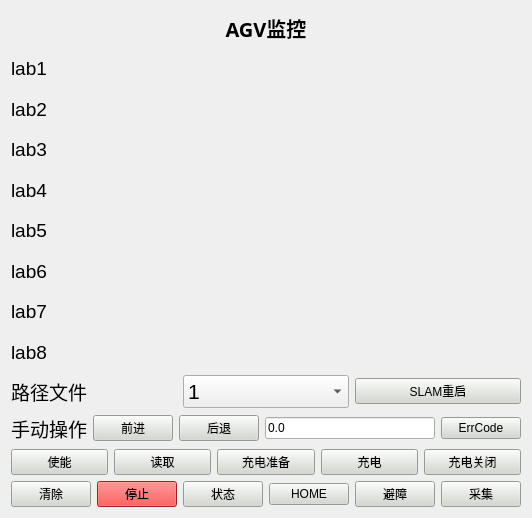
<?xml version="1.0" encoding="UTF-8"?>
<ui version="4.0">
 <class>Panel_Global_Plan_Sim</class>
 <widget class="QWidget" name="Panel_Global_Plan_Sim">
  <property name="geometry">
   <rect>
    <x>0</x>
    <y>0</y>
    <width>532</width>
    <height>518</height>
   </rect>
  </property>
  <property name="windowTitle">
   <string>伺服转台</string>
  </property>
  <layout class="QVBoxLayout" name="verticalLayout">
   <item>
    <layout class="QVBoxLayout" name="verticalLayout_2">
     <item>
      <widget class="QLabel" name="label_agvid">
       <property name="font">
        <font>
         <family>Ubuntu Condensed</family>
         <pointsize>15</pointsize>
         <weight>75</weight>
         <bold>true</bold>
        </font>
       </property>
       <property name="text">
        <string>AGV监控</string>
       </property>
       <property name="alignment">
        <set>Qt::AlignCenter</set>
       </property>
      </widget>
     </item>
     <item>
      <widget class="QLabel" name="lab1">
       <property name="font">
        <font>
         <pointsize>14</pointsize>
        </font>
       </property>
       <property name="text">
        <string>lab1</string>
       </property>
      </widget>
     </item>
     <item>
      <widget class="QLabel" name="lab2">
       <property name="font">
        <font>
         <pointsize>14</pointsize>
        </font>
       </property>
       <property name="text">
        <string>lab2</string>
       </property>
      </widget>
     </item>
     <item>
      <widget class="QLabel" name="lab3">
       <property name="font">
        <font>
         <pointsize>14</pointsize>
        </font>
       </property>
       <property name="text">
        <string>lab3</string>
       </property>
      </widget>
     </item>
     <item>
      <widget class="QLabel" name="lab4">
       <property name="font">
        <font>
         <pointsize>14</pointsize>
        </font>
       </property>
       <property name="text">
        <string>lab4</string>
       </property>
      </widget>
     </item>
     <item>
      <widget class="QLabel" name="lab5">
       <property name="font">
        <font>
         <pointsize>14</pointsize>
        </font>
       </property>
       <property name="text">
        <string>lab5</string>
       </property>
      </widget>
     </item>
     <item>
      <widget class="QLabel" name="lab6">
       <property name="font">
        <font>
         <pointsize>14</pointsize>
        </font>
       </property>
       <property name="text">
        <string>lab6</string>
       </property>
      </widget>
     </item>
     <item>
      <widget class="QLabel" name="lab7">
       <property name="font">
        <font>
         <pointsize>14</pointsize>
        </font>
       </property>
       <property name="text">
        <string>lab7</string>
       </property>
      </widget>
     </item>
     <item>
      <widget class="QLabel" name="lab8">
       <property name="font">
        <font>
         <pointsize>14</pointsize>
        </font>
       </property>
       <property name="text">
        <string>lab8</string>
       </property>
      </widget>
     </item>
     <item>
      <layout class="QHBoxLayout" name="horizontalLayout_2">
       <item>
        <widget class="QLabel" name="lab4_2">
         <property name="font">
          <font>
           <pointsize>14</pointsize>
          </font>
         </property>
         <property name="text">
          <string>路径文件</string>
         </property>
        </widget>
       </item>
       <item>
        <widget class="QComboBox" name="cb_load">
         <property name="font">
          <font>
           <pointsize>16</pointsize>
          </font>
         </property>
         <item>
          <property name="text">
           <string>1</string>
          </property>
         </item>
         <item>
          <property name="text">
           <string>2</string>
          </property>
         </item>
        </widget>
       </item>
       <item>
        <widget class="QPushButton" name="btn_slam_reset">
         <property name="styleSheet">
          <string notr="true">background-color: rgb(211, 215, 207);
font: 16pt &quot;Ubuntu&quot;;</string>
         </property>
         <property name="text">
          <string>SLAM重启</string>
         </property>
        </widget>
       </item>
      </layout>
     </item>
     <item>
      <layout class="QHBoxLayout" name="horizontalLayout_4">
       <item>
        <widget class="QLabel" name="lab4_3">
         <property name="font">
          <font>
           <pointsize>14</pointsize>
          </font>
         </property>
         <property name="text">
          <string>手动操作</string>
         </property>
        </widget>
       </item>
       <item>
        <widget class="QPushButton" name="btn_forward">
         <property name="styleSheet">
          <string notr="true">background-color: rgb(211, 215, 207);
font: 16pt &quot;Ubuntu&quot;;</string>
         </property>
         <property name="text">
          <string>前进</string>
         </property>
        </widget>
       </item>
       <item>
        <widget class="QPushButton" name="btn_back">
         <property name="styleSheet">
          <string notr="true">background-color: rgb(211, 215, 207);
font: 16pt &quot;Ubuntu&quot;;</string>
         </property>
         <property name="text">
          <string>后退</string>
         </property>
        </widget>
       </item>
       <item>
        <widget class="QLineEdit" name="edt_angle">
         <property name="text">
          <string>0.0</string>
         </property>
        </widget>
       </item>
       <item>
        <widget class="QPushButton" name="btn_errcode">
         <property name="styleSheet">
          <string notr="true">background-color: rgb(211, 215, 207);
font: 16pt &quot;Ubuntu&quot;;</string>
         </property>
         <property name="text">
          <string>ErrCode</string>
         </property>
        </widget>
       </item>
      </layout>
     </item>
     <item>
      <layout class="QHBoxLayout" name="horizontalLayout">
       <item>
        <widget class="QPushButton" name="btn_enable">
         <property name="styleSheet">
          <string notr="true">background-color: rgb(211, 215, 207);
font: 16pt &quot;Ubuntu&quot;;</string>
         </property>
         <property name="text">
          <string>使能</string>
         </property>
        </widget>
       </item>
       <item>
        <widget class="QPushButton" name="btn_load">
         <property name="styleSheet">
          <string notr="true">background-color: rgb(211, 215, 207);
font: 16pt &quot;Ubuntu&quot;;</string>
         </property>
         <property name="text">
          <string>读取</string>
         </property>
        </widget>
       </item>
       <item>
        <widget class="QPushButton" name="btn_charge_ready">
         <property name="styleSheet">
          <string notr="true">background-color: rgb(211, 215, 207);
font: 16pt &quot;Ubuntu&quot;;</string>
         </property>
         <property name="text">
          <string>充电准备</string>
         </property>
        </widget>
       </item>
       <item>
        <widget class="QPushButton" name="btn_charge">
         <property name="styleSheet">
          <string notr="true">background-color: rgb(211, 215, 207);
font: 16pt &quot;Ubuntu&quot;;</string>
         </property>
         <property name="text">
          <string>充电</string>
         </property>
        </widget>
       </item>
       <item>
        <widget class="QPushButton" name="btn_charge_close">
         <property name="styleSheet">
          <string notr="true">background-color: rgb(211, 215, 207);
font: 16pt &quot;Ubuntu&quot;;</string>
         </property>
         <property name="text">
          <string>充电关闭</string>
         </property>
        </widget>
       </item>
      </layout>
     </item>
     <item>
      <layout class="QHBoxLayout" name="horizontalLayout_3">
       <item>
        <widget class="QPushButton" name="btn_cleartrack">
         <property name="styleSheet">
          <string notr="true">background-color: rgb(211, 215, 207);
font: 16pt &quot;Ubuntu&quot;;</string>
         </property>
         <property name="text">
          <string>清除</string>
         </property>
        </widget>
       </item>
       <item>
        <widget class="QPushButton" name="btn_stop">
         <property name="styleSheet">
          <string notr="true">font: 16pt &quot;Ubuntu&quot;;
background-color: rgb(239, 41, 41);</string>
         </property>
         <property name="text">
          <string>停止</string>
         </property>
        </widget>
       </item>
       <item>
        <widget class="QPushButton" name="btn_syscheck">
         <property name="styleSheet">
          <string notr="true">background-color: rgb(211, 215, 207);
font: 16pt &quot;Ubuntu&quot;;</string>
         </property>
         <property name="text">
          <string>状态</string>
         </property>
        </widget>
       </item>
       <item>
        <widget class="QPushButton" name="btn_home">
         <property name="styleSheet">
          <string notr="true">background-color: rgb(211, 215, 207);
font: 16pt &quot;Ubuntu&quot;;</string>
         </property>
         <property name="text">
          <string>HOME</string>
         </property>
        </widget>
       </item>
       <item>
        <widget class="QPushButton" name="btn_obstacle">
         <property name="styleSheet">
          <string notr="true">background-color: rgb(211, 215, 207);
font: 16pt &quot;Ubuntu&quot;;</string>
         </property>
         <property name="text">
          <string>避障</string>
         </property>
        </widget>
       </item>
       <item>
        <widget class="QPushButton" name="btn_sample">
         <property name="styleSheet">
          <string notr="true">background-color: rgb(211, 215, 207);
font: 16pt &quot;Ubuntu&quot;;</string>
         </property>
         <property name="text">
          <string>采集</string>
         </property>
        </widget>
       </item>
      </layout>
     </item>
    </layout>
   </item>
  </layout>
 </widget>
 <resources/>
 <connections/>
</ui>
